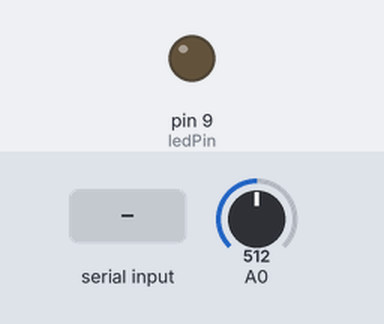
Bench run of a sketch on a simulated Arduino Uno, built with avr-gcc and run on an emulated ATmega328P. Shown: output pins drawn as LEDs (lit = HIGH). The inputs (shaded band) are chosen by the test bench; at power-on: A0 = 512.

Above: at 1.2 s.
1.3 s: "SWITCH ON" received over the second serial link
At 3.4 s:
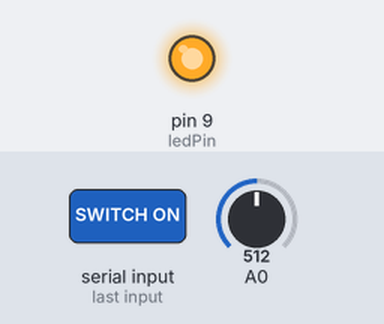
3.8 s: "SWITCH OFF" received over the second serial link
At 5.4 s:
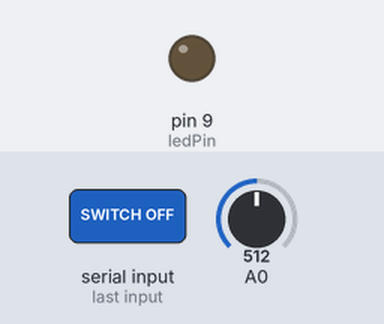
Timing chart, 0 to 6.9 s (numbered marks = the images above; inputs shaded):
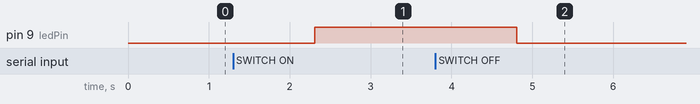

The sketch:

BT_Master.ino
```cpp
/*
 * How to configure and pair two HC-05 Bluetooth Modules
 * by Dejan Nedelkovski, www.HowToMechatronics.com
 *
 *                 == MASTER CODE ==
 */

#include <SoftwareSerial.h>

SoftwareSerial BTSerial(10, 11); // RX | TX

#define ledPin 9
int state = 0;
String message;
int potValue = 0;
void setup() {
  pinMode(ledPin, OUTPUT);
  digitalWrite(ledPin, LOW);
   Serial.begin(9600);
 // Serial.println("Enter AT commands:");
  BTSerial.begin(38400);  // HC-05 default speed in AT command more
}


void loop() {
 if(BTSerial.available() > 0){ // Checks whether data is comming from the serial port


    message = BTSerial.readString(); // Reads the data from the serial port
    if(message.indexOf("SWITCH ON")>=0)
    {
     digitalWrite(ledPin, HIGH); // LED ON
    }
    else if(message.indexOf("SWITCH OFF")>=0)
    {
      digitalWrite(ledPin, LOW); // LED OFF
    }
    else
    {
      Serial.println("Noting to do");
    }
  //Serial.print(state);
  delay(100);

 }
 // Controlling the LED
 /*if (state == '1') {
  digitalWrite(ledPin, HIGH); // LED ON
  state = 0;
 }
 else if (state == '0') {
  digitalWrite(ledPin, LOW); // LED ON
  state = 0;
 }*/
 // Reading the potentiometer
 potValue = analogRead(A0);
 int potValueMapped = map(potValue, 0, 1023, 0, 255);
 BTSerial.write(potValueMapped); // Sends potValue to servo motor
 delay(10);
}
```

Measured:
- after the input at 1.3 s, pin 9 (ledPin): LOW → HIGH after 1.0 s
- after the input at 3.8 s, pin 9 (ledPin): HIGH → LOW after 1.0 s
